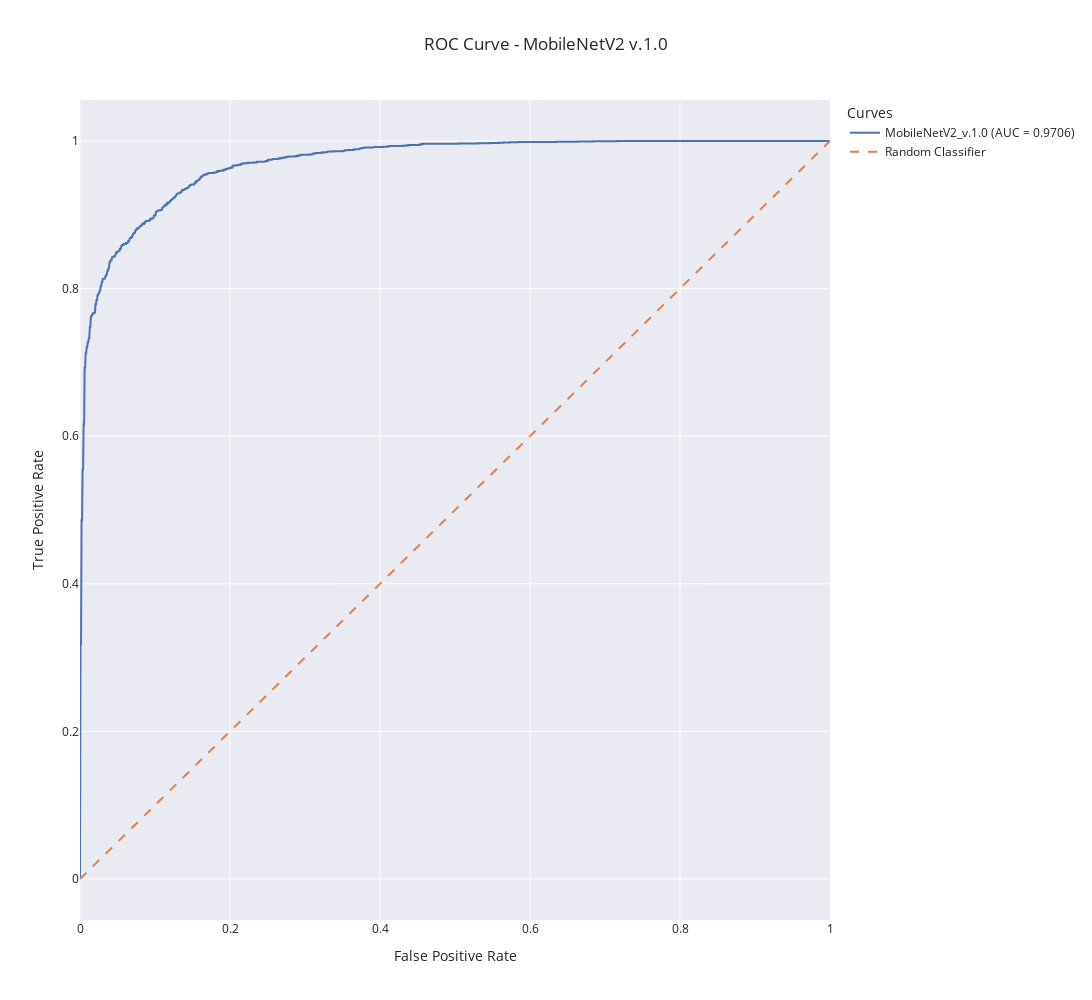

Source (notebook cell):
### Code cell
import plotly.graph_objects as go
from sklearn.metrics import auc, roc_curve

y_true = test_images.labels

# Calcular la curva ROC
fpr, tpr, thresholds = roc_curve(y_true, y_pred_prob)
roc_auc = auc(fpr, tpr)

# Graficar la curva ROC
fig = go.Figure()

# Curva ROC
fig.add_trace(
    go.Scatter(
        x=fpr, y=tpr, mode="lines", name=f"{model_name}_{version} (AUC = {roc_auc:.4f})"
    )
)

# Línea de referencia (Random Guess)
fig.add_trace(
    go.Scatter(
        x=[0, 1],
        y=[0, 1],
        mode="lines",
        name="Random Classifier",
        line=dict(dash="dash"),
    )
)

# Configurar diseño
fig.update_layout(
    # title="Receiver Operating Characteristic (ROC)",
    title=f"ROC Curve - {model_name} {version}",
    xaxis_title="False Positive Rate",
    yaxis_title="True Positive Rate",
    legend_title="Curves",
    template="seaborn",
    width=1200,
    height=1000,
)

# Mostrar la gráfica
fig.show()

### Figure 1 — Plotly figure (JSON) as saved in the notebook; plotly's stock layout.template omitted (floating-point values rounded to 4 significant figures; data arrays with more than 128 entries replaced by an {"elided": "..."} marker saying what was removed)
{"data": [{"mode": "lines", "name": "MobileNetV2_v.1.0 (AUC = 0.9706)", "type": "scatter", "x": {"elided": "785 float values"}, "y": {"elided": "785 float values"}}, {"line": {"dash": "dash"}, "mode": "lines", "name": "Random Classifier", "type": "scatter", "x": [0, 1], "y": [0, 1]}], "layout": {"height": 1000, "legend": {"title": {"text": "Curves"}}, "title": {"text": "ROC Curve - MobileNetV2 v.1.0"}, "width": 1200, "xaxis": {"title": {"text": "False Positive Rate"}}, "yaxis": {"title": {"text": "True Positive Rate"}}}}
